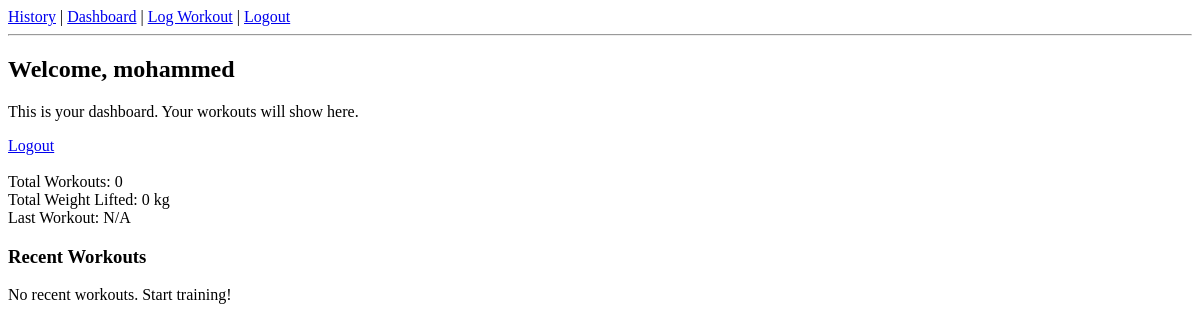
The page /dashboard (signed in) on the database as committed earlier.
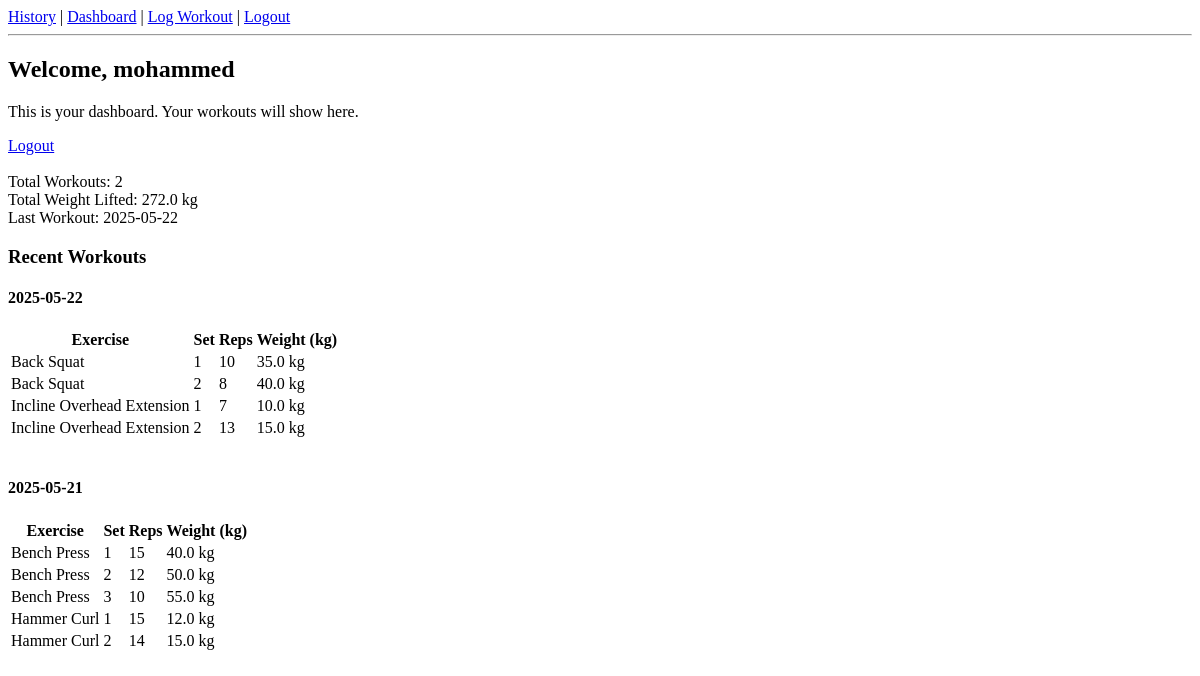
The same page on the database as committed later.
### tables this page shows
CREATE TABLE workouts (
            id INTEGER PRIMARY KEY AUTOINCREMENT,
            user_id INTEGER,
            date TEXT NOT NULL,
            exercise TEXT NOT NULL,
            set_number INTEGER NOT NULL,
            reps INTEGER NOT NULL,
            weight REAL,
            notes TEXT,
            FOREIGN KEY (user_id) REFERENCES users(id)
        );

### app.py (the view)
@app.route('/dashboard')
def dashboard():
    if 'user' not in session:
        return redirect('/login')
    """ summary card """
    username = session['user']
    user_id = session['user_id']
    conn = sqlite3.connect('workout_tracker.db')
    c = conn.cursor()
    c.execute('''SELECT COUNT(DISTINCT date), COALESCE (SUM(weight), 0), MAX(date)
              FROM workouts WHERE user_id = ?''', (user_id,))
    summary = c.fetchone()
    c.execute('''SELECT DISTINCT date FROM workouts
              WHERE user_id = ? ORDER BY date DESC LIMIT 5''', (user_id,))
    recent_dates = [row[0] for row in c.fetchall()]
    recent_workouts = {}
    for date in recent_dates:
        c.execute('''SELECT exercise, set_number, reps, weight
                  FROM workouts
                  WHERE user_id = ? AND date = ?
                  ORDER BY exercise, set_number''', (user_id, date))
        recent_workouts[date] = c.fetchall()
    conn.close()
    return render_template('dashboard.html', username=username, recent_workouts=recent_workouts, summary=summary)

### templates/dashboard.html
{% extends "base.html" %}
{% block content %}
    <h2>Welcome, {{ username }}</h2>
    <p>This is your dashboard. Your workouts will show here.</p>
    <a href="/logout">Logout</a><br><br>
    <div class="summary-cards">
        <div>Total Workouts: {{ summary[0] or 0 }}</div>
        <div>Total Weight Lifted: {{ summary[1] or 0 }} kg</div>
        <div>Last Workout: {{ summary[2] or 'N/A' }}</div>
    </div>
    <h3>Recent Workouts</h3>
    {% for date, workouts in recent_workouts.items() %}
        <h4>{{ date }}</h4>
        <table>
            <tr>
                <th>Exercise</th>
                <th>Set</th>
                <th>Reps</th>
                <th>Weight (kg)</th>
            </tr>
            {% for ex in workouts %}
            <tr>
                <td>{{ ex[0] }}</td>
                <td>{{ ex[1] }}</td>
                <td>{{ ex[2] }}</td>
                <td>{{ ex[3] }} kg</td>
            </tr>
            {% endfor %}
        </table>
        <br>
    {% else %}
        <p>No recent workouts. Start training!</p>
    {% endfor %}
{% endblock %}

### templates/base.html (shortened to what this page needs)
<!DOCTYPE html>
<html>
<head>
    <link rel="stylesheet" href="{{ url_for('static', filename='style.css') }}">
</head>
<body>
    <nav>
        <a href="/history">History</a> |
        <a href="/dashboard">Dashboard</a> |
        <a href="/log_workout">Log Workout</a> |
        <a href="/logout">Logout</a>
    </nav>
    <hr>
    <div>
        {% block content %}
        {% endblock %}
    </div>
</body>
</html>

Rows that differ between the two databases and show on the page:
added workouts: exercise "Back Squat", set_number "1", reps "10", weight "35.0", shown under "2025-05-22"
added workouts: exercise "Back Squat", set_number "2", reps "8", weight "40.0", shown under "2025-05-22"
added workouts: exercise "Incline Overhead Extension", set_number "1", reps "7", weight "10.0", shown under "2025-05-22"
added workouts: exercise "Incline Overhead Extension", set_number "2", reps "13", weight "15.0", shown under "2025-05-22"
added workouts: exercise "Bench Press", set_number "1", reps "15", weight "40.0", shown under "2025-05-21"
added workouts: exercise "Bench Press", set_number "2", reps "12", weight "50.0", shown under "2025-05-21"
added workouts: exercise "Bench Press", set_number "3", reps "10", weight "55.0", shown under "2025-05-21"
added workouts: exercise "Hammer Curl", set_number "1", reps "15", weight "12.0", shown under "2025-05-21"
added workouts: exercise "Hammer Curl", set_number "2", reps "14", weight "15.0", shown under "2025-05-21"
Other text that changed with them:
{{ summary[0] or 0 }}: "0" → "2"
{{ summary[1] or 0 }}: "0" → "272.0"
{{ summary[2] or 'N/A' }}: "N/A" → "2025-05-22"
new list line: "2025-05-22 Exercise Set Reps Weight (kg)"
new list line: "2025-05-21 Exercise Set Reps Weight (kg)"
text no longer shown: "No recent workouts. Start training!"
